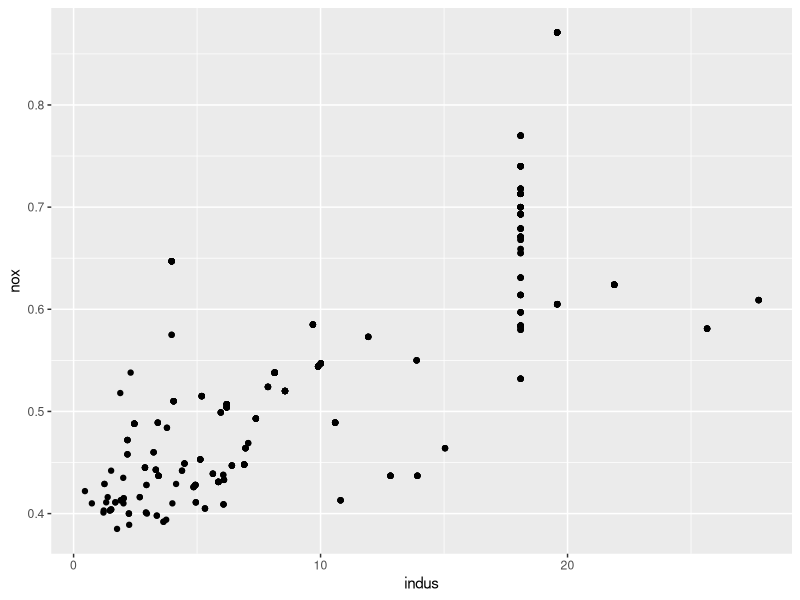
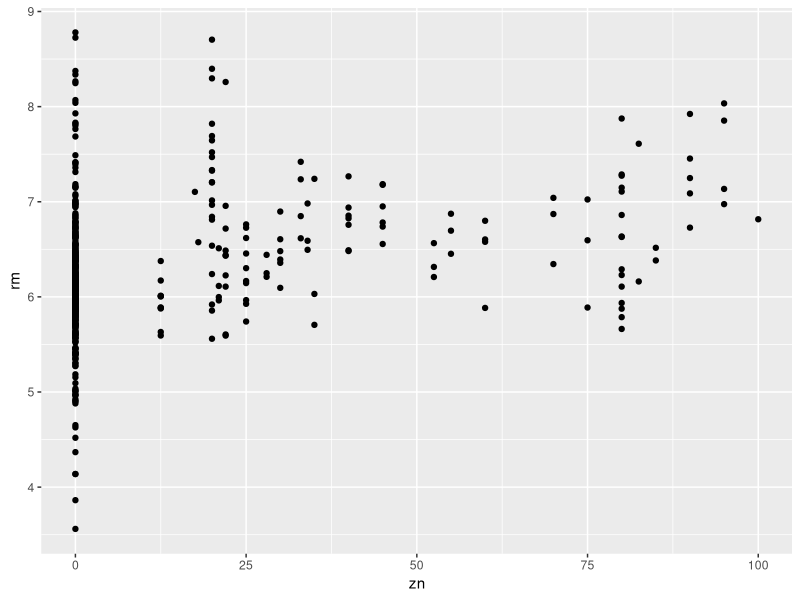
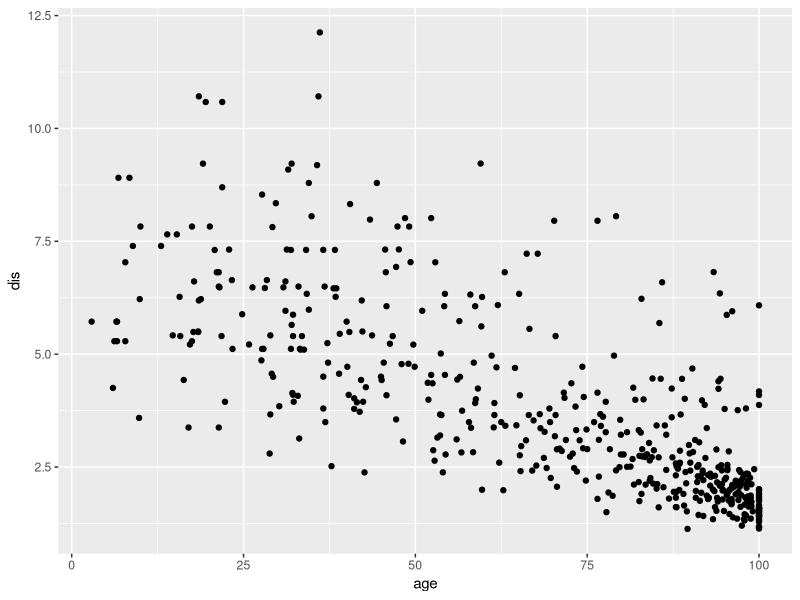
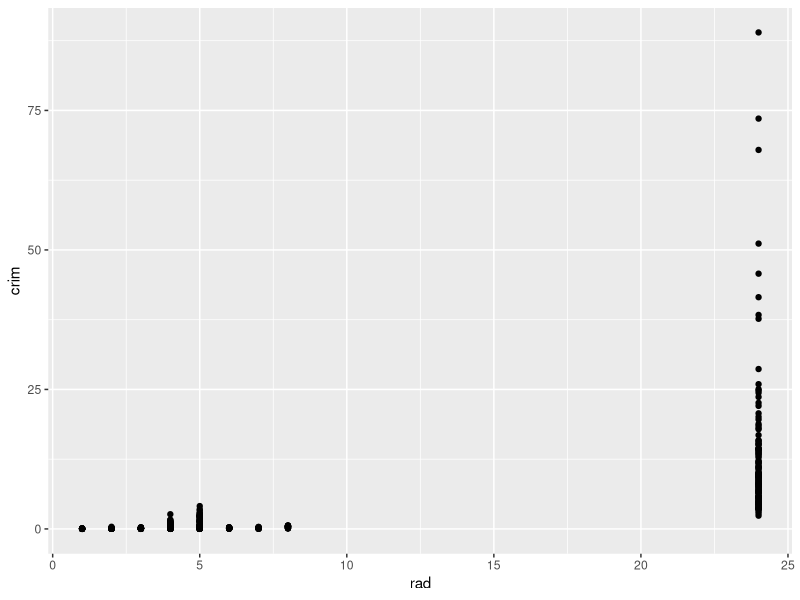
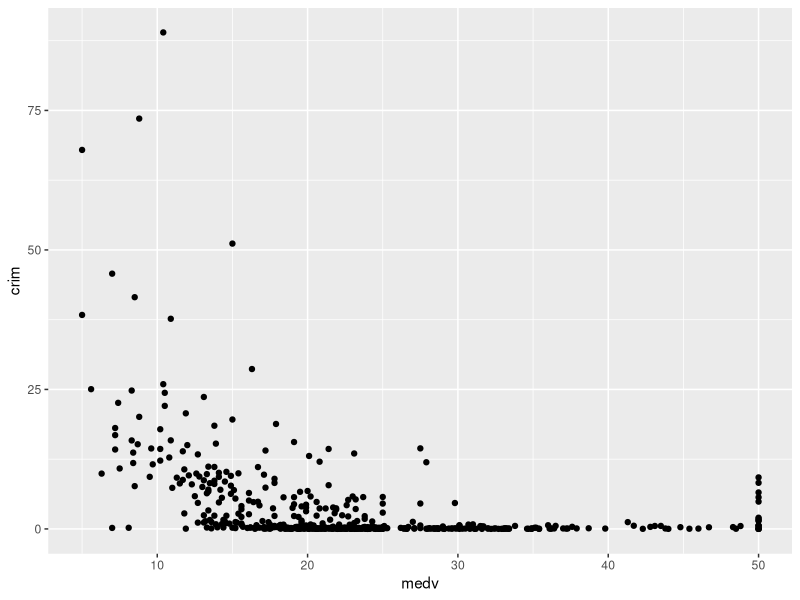
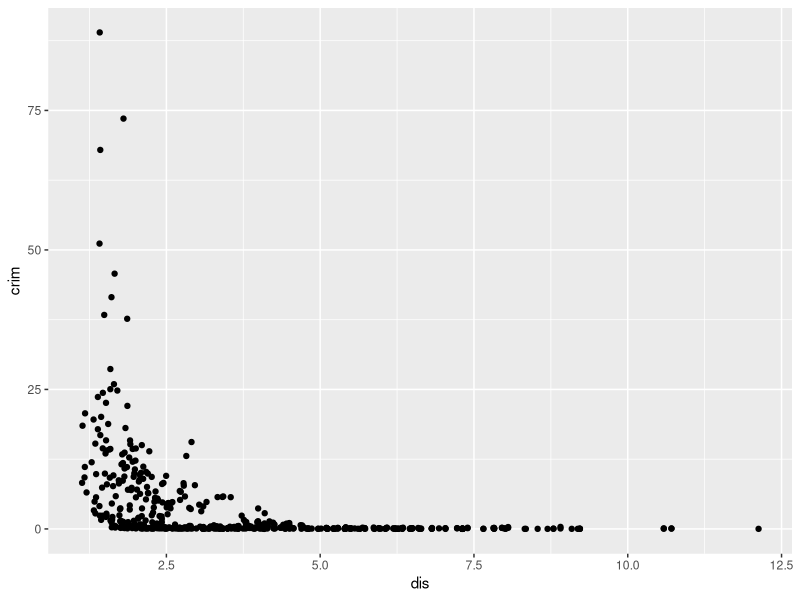
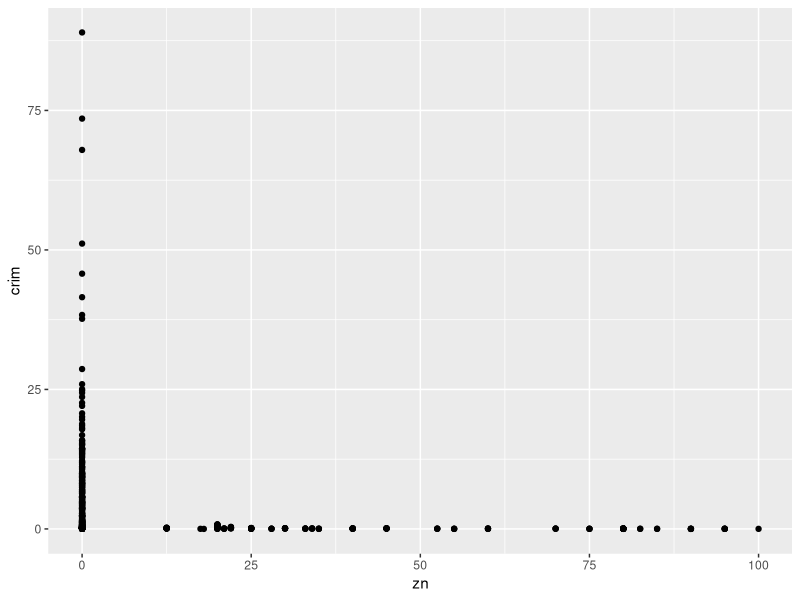
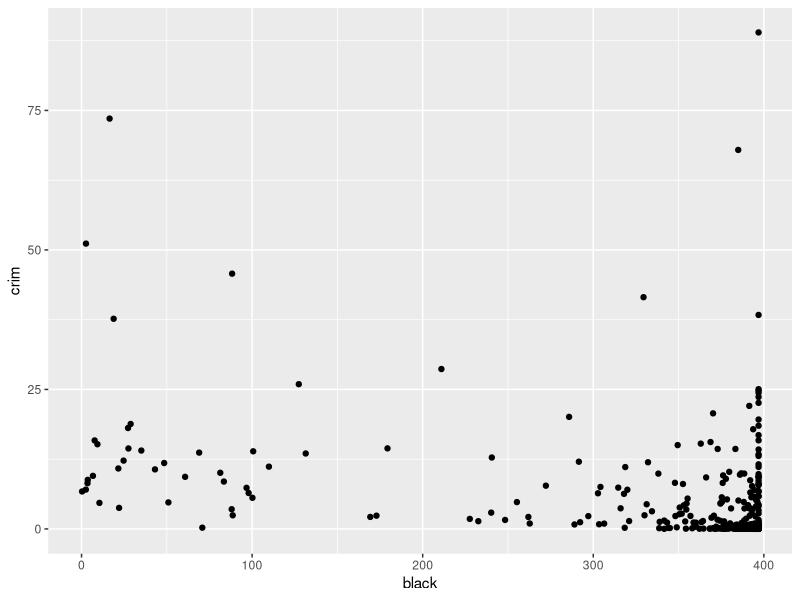

These charts were generated, in order, by the following R code:
## ---- chunk 1
knitr::opts_chunk$set(echo = TRUE)
library(MASS)
library(ggplot2)
data(Boston)
## ---- chunk 2
dim(Boston)
## ---- chunk 3
ggplot(Boston, aes(indus, nox)) +
  geom_point()
ggplot(Boston, aes(zn, rm)) +
  geom_point()
ggplot(Boston, aes(age, dis)) +
  geom_point()
## ---- chunk 4
r <- lm(crim~ zn + nox + dis + rad + black + medv , data = Boston)
summary(r)
ggplot(Boston, aes(x = rad, y = crim)) + geom_point()
ggplot(Boston, aes(x = medv, y = crim)) + geom_point()
ggplot(Boston, aes(x = dis, y = crim)) + geom_point()
ggplot(Boston, aes(x = zn, y = crim)) + geom_point()
ggplot(Boston, aes(x = black, y = crim)) + geom_point()
ggplot(Boston, aes(x = nox, y = crim)) + geom_point()
## ---- chunk 5
ggplot(Boston, aes(x = crim)) +
  geom_histogram()
ggplot(Boston, aes(x = tax)) +
  geom_histogram()
ggplot(Boston, aes(x = ptratio)) +
  geom_histogram()
## ---- chunk 6
sum(Boston$chas)
## ---- chunk 7
median(Boston$ptratio)
## ---- chunk 8
q <- lm(medv~lstat + black + ptratio + tax + rad + dis + rm + nox + chas + zn + crim, data = Boston)
summary(q)
